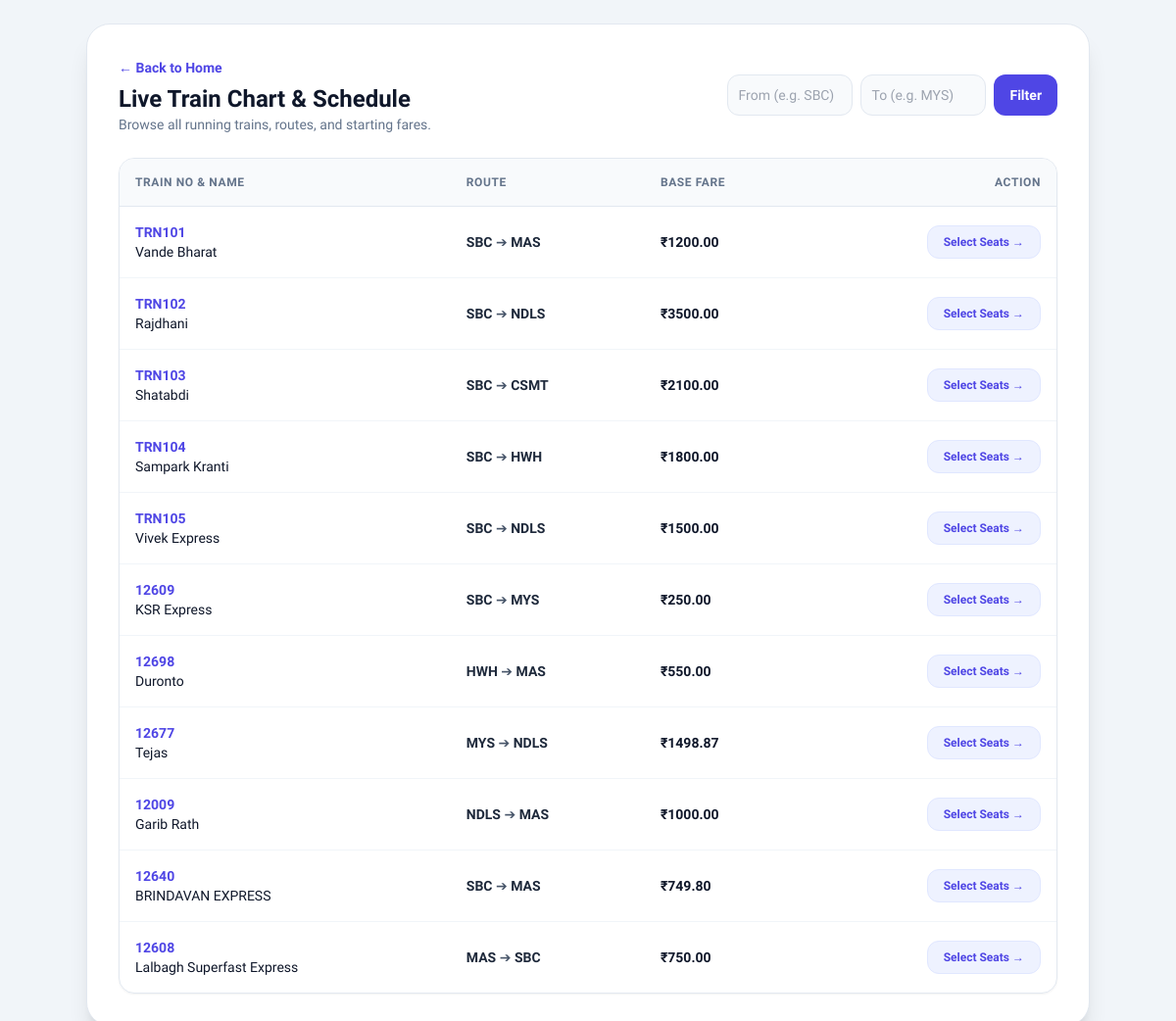
The page /trains/ on the database as committed earlier.
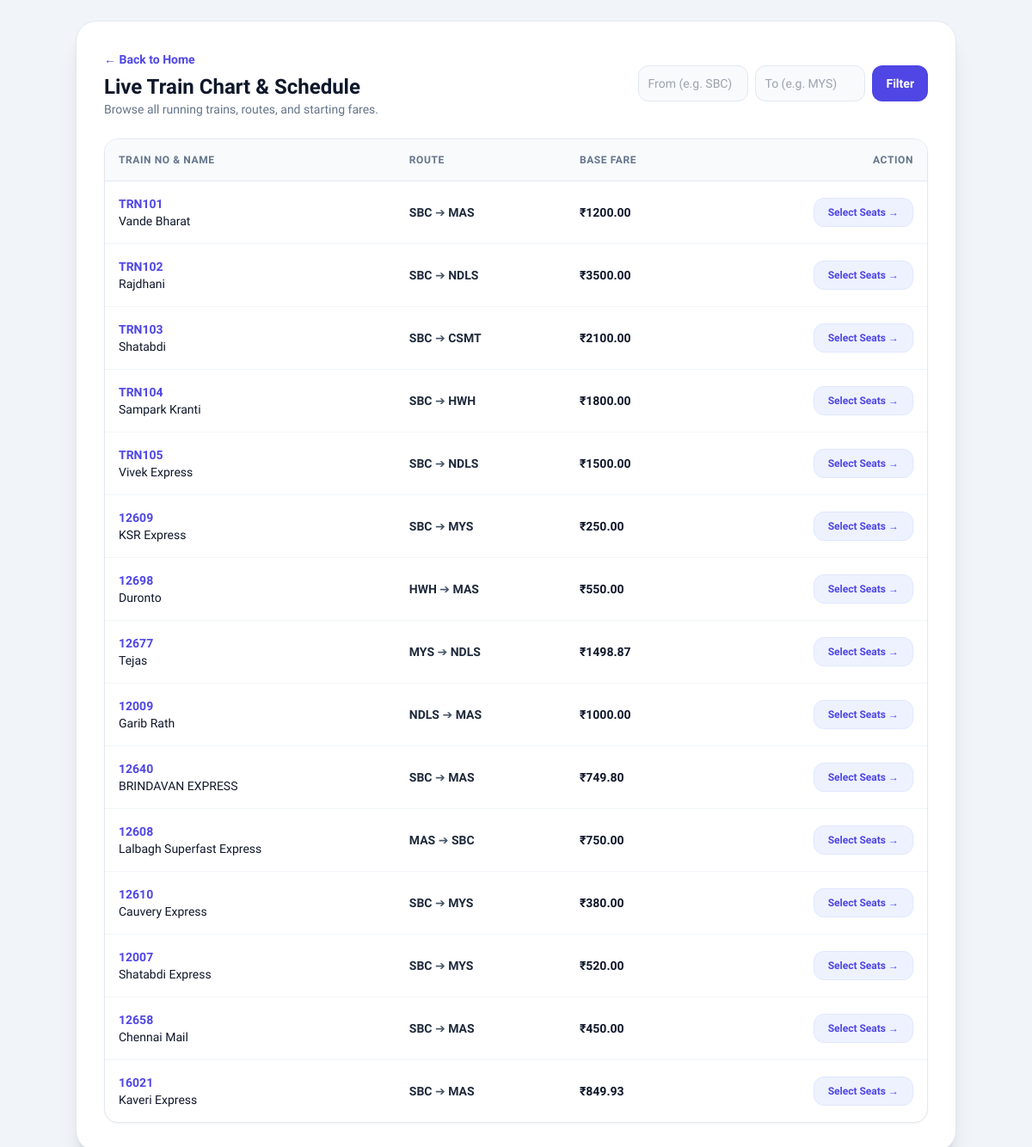
The same page on the database as committed later.
### railway/models.py (models this page shows, shortened)
class Train(models.Model):
    train_number = models.CharField(max_length=20, unique=True)
    name = models.CharField(max_length=100)
    source = models.ForeignKey(Station, related_name='departures', on_delete=models.CASCADE)
    destination = models.ForeignKey(Station, related_name='arrivals', on_delete=models.CASCADE)
    departure_time = models.TimeField()
    arrival_time = models.TimeField()
    duration = models.CharField(max_length=50)
    available_seats = models.IntegerField(default=50)
    fare = models.DecimalField(max_digits=8, decimal_places=2)

class Station(models.Model):
    code = models.CharField(max_length=10, unique=True)
    name = models.CharField(max_length=100)
    city = models.CharField(max_length=100, blank=True, null=True)

### railway/views.py (the view)
# urls.py: path('trains/', views.train_list_view, name='train_list'),
def train_list_view(request):
    trains = Train.main.all() if hasattr(Train, 'main') else Train.objects.all()
    source_query = request.GET.get('source', '').strip()
    dest_query = request.GET.get('destination', '').strip()
    if source_query:
        trains = trains.filter(
            Q(source__code__icontains=source_query) | Q(source__name__icontains=source_query)
        )
    if dest_query:
        trains = trains.filter(
            Q(destination__code__icontains=dest_query) | Q(destination__name__icontains=dest_query)
        )
    context = {
        'trains': trains,
        'source_query': source_query,
        'dest_query': dest_query,
    }
    return render(request, 'railway/train_list.html', context)

### railway/templates/railway/train_list.html (shortened to what this page needs)
<!DOCTYPE html>
<html lang="en">
<head>
    <script src="https://cdn.tailwindcss.com"></script>
</head>
<body class="bg-slate-100 text-slate-800 min-h-screen flex flex-col items-center p-4 md:p-6">
    <div class="max-w-5xl w-full bg-white p-6 md:p-8 rounded-3xl shadow-xl border border-slate-200 space-y-6">
        <div class="flex flex-col md:flex-row justify-between items-start md:items-center gap-4">
            <div>
                <a href="{% url 'index' %}" class="text-sm font-semibold text-indigo-600 hover:underline">← Back to Home</a>
                <h1 class="text-2xl font-extrabold text-slate-900 mt-1">Live Train Chart & Schedule</h1>
                <p class="text-slate-500 text-sm">Browse all running trains, routes, and starting fares.</p>
            </div>
            <form method="GET" action="{% url 'train_list' %}" class="flex gap-2 w-full md:w-auto">
                <input type="text" name="source" value="{{ source_query }}" placeholder="From (e.g. SBC)" class="bg-slate-50 border border-slate-200 p-2.5 rounded-xl text-sm w-32 focus:outline-none focus:border-indigo-500">
                <input type="text" name="destination" value="{{ dest_query }}" placeholder="To (e.g. MYS)" class="bg-slate-50 border border-slate-200 p-2.5 rounded-xl text-sm w-32 focus:outline-none focus:border-indigo-500">
                <button type="submit" class="bg-indigo-600 hover:bg-indigo-500 text-white font-semibold px-4 py-2.5 rounded-xl text-sm transition">Filter</button>
            </form>
        </div>
        <div class="overflow-x-auto border border-slate-200 rounded-2xl shadow-sm">
            <table class="w-full text-left border-collapse">
                <thead>
                    <tr class="bg-slate-50 text-slate-500 text-xs uppercase tracking-wider border-b border-slate-200">
                        <th class="p-4 font-semibold">Train No & Name</th>
                        <th class="p-4 font-semibold">Route</th>
                        <th class="p-4 font-semibold">Base Fare</th>
                        <th class="p-4 font-semibold text-right">Action</th>
                    </tr>
                </thead>
                <tbody class="divide-y divide-slate-100 text-sm">
                    {% if trains %}
                        {% for train in trains %}
                            <tr class="hover:bg-slate-50/80 transition">
                                <td class="p-4">
                                    <div class="font-bold text-indigo-600">{{ train.train_number }}</div>
                                    <div class="text-slate-900 font-medium">{{ train.name }}</div>
                                </td>
                                <td class="p-4 text-slate-600">
                                    <span class="font-semibold text-slate-800">{{ train.source.code }}</span> ➔ <span class="font-semibold text-slate-800">{{ train.destination.code }}</span>
                                </td>
                                <td class="p-4 font-extrabold text-slate-900">
                                    ₹{{ train.fare }}
                                </td>
                                <td class="p-4 text-right">
                                    <a href="{% url 'book_train' train.id %}" class="inline-block bg-indigo-50 hover:bg-indigo-600 hover:text-white text-indigo-600 font-semibold px-4 py-2 rounded-xl text-xs transition border border-indigo-100">
                                        Select Seats →
                                    </a>
                                </td>
                            </tr>
                        {% endfor %}
                    {% else %}
                        <tr>
                            <td colspan="4" class="text-center py-8 text-slate-400">
                                ⚠️ No trains found matching your search parameters.
                            </td>
                        </tr>
                    {% endif %}
                </tbody>
            </table>
        </div>
    </div>
</body>
</html>

Rows that differ between the two databases and show on the page:
added Train: train_number "12610", name "Cauvery Express", source.code "SBC", destination.code "MYS", fare "380.00"
added Train: train_number "12007", name "Shatabdi Express", source.code "SBC", destination.code "MYS", fare "520.00"
added Train: train_number "12658", name "Chennai Mail", source.code "SBC", destination.code "MAS", fare "450.00"
added Train: train_number "16021", name "Kaveri Express", source.code "SBC", destination.code "MAS", fare "849.93"
